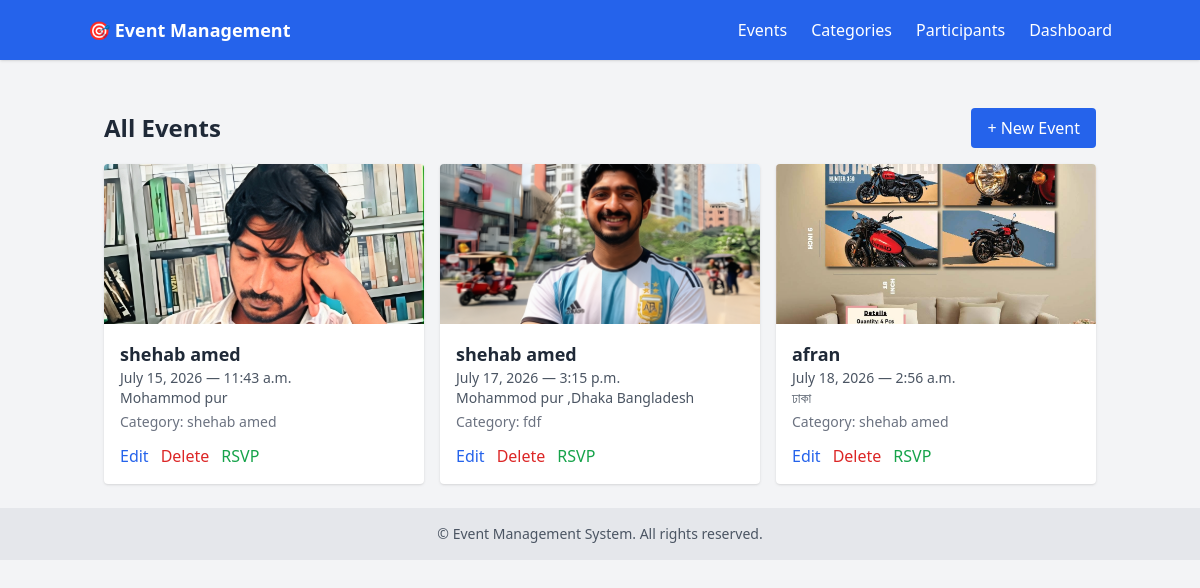
The page / on the database its author committed.
### tasks/models.py (models this page shows, shortened)
class Event(models.Model):
    name = models.CharField(max_length=200)
    description = models.TextField()
    date = models.DateField()
    time = models.TimeField()
    location = models.CharField(max_length=200)
    category = models.ForeignKey(Category, on_delete=models.CASCADE, related_name='events')
    image = models.ImageField(upload_to='event_images/', default='default.jpg', blank=True)
    rsvp_users = models.ManyToManyField(settings.AUTH_USER_MODEL, related_name='rsvped_events', blank=True)
    created_by = models.ForeignKey(
        settings.AUTH_USER_MODEL, on_delete=models.SET_NULL,
        null=True, blank=True, related_name='created_events'
    )

class Category(models.Model):
    name = models.CharField(max_length=100)
    description = models.TextField()
    class Meta:
        verbose_name_plural = "Categories"

### tasks/views.py (the view)
# urls.py: path('', views.event_list, name='event_list'),
def event_list(request):
    events = Event.objects.all().order_by('date')
    return render(request, 'tasks/event_list.html', {'events': events})

### tasks/templates/tasks/event_list.html (shortened to what this page needs)
{% extends "tasks/base.html" %}
{% block content %}
<div class="flex justify-between items-center mb-4">
    <h1 class="text-2xl font-bold">All Events</h1>
    <a href="{% url 'event_create' %}" class="bg-blue-600 text-white px-4 py-2 rounded hover:bg-blue-700">+ New Event</a>
</div>
<div class="grid grid-cols-1 md:grid-cols-2 lg:grid-cols-3 gap-4">
    {% for event in events %}
    <div class="bg-white rounded shadow overflow-hidden flex flex-col">
        {% if event.image %}
            <img src="{{ event.image.url }}" class="w-full h-40 object-cover">
        {% else %}
            <div class="w-full h-40 bg-gray-200 flex items-center justify-center text-gray-400 text-sm">
                No Image
            </div>
        {% endif %}
        <div class="p-4 flex-1 flex flex-col">
            <h2 class="text-lg font-semibold">{{ event.name }}</h2>
            <p class="text-sm text-gray-600">{{ event.date }} — {{ event.time }}</p>
            <p class="text-sm text-gray-600">{{ event.location }}</p>
            <p class="text-sm text-gray-500 mt-1">Category: {{ event.category.name }}</p>
            <div class="mt-auto pt-3 flex space-x-3">
                <a href="{% url 'event_edit' event.pk %}" class="text-blue-600 hover:underline">Edit</a>
                <a href="{% url 'event_delete' event.pk %}" class="text-red-600 hover:underline">Delete</a>
                <a href="{% url 'rsvp_event' event.pk %}" class="text-green-600 hover:underline">RSVP</a>
            </div>
        </div>
    </div>
    {% empty %}
    <p class="text-gray-500">No events yet.</p>
    {% endfor %}
</div>
{% endblock %}

### rows shown on the page
Event: image (picture), name "shehab amed", date "July 15, 2026", time "11:43 a.m.", location "Mohammod pur", category.name "shehab amed"
Event: image (picture), name "shehab amed", date "July 17, 2026", time "3:15 p.m.", location "Mohammod pur ,Dhaka Bangladesh", category.name "fdf"
Event: image (picture), name "afran", date "July 18, 2026", time "2:56 a.m.", location "ঢাকা", category.name "shehab amed"
